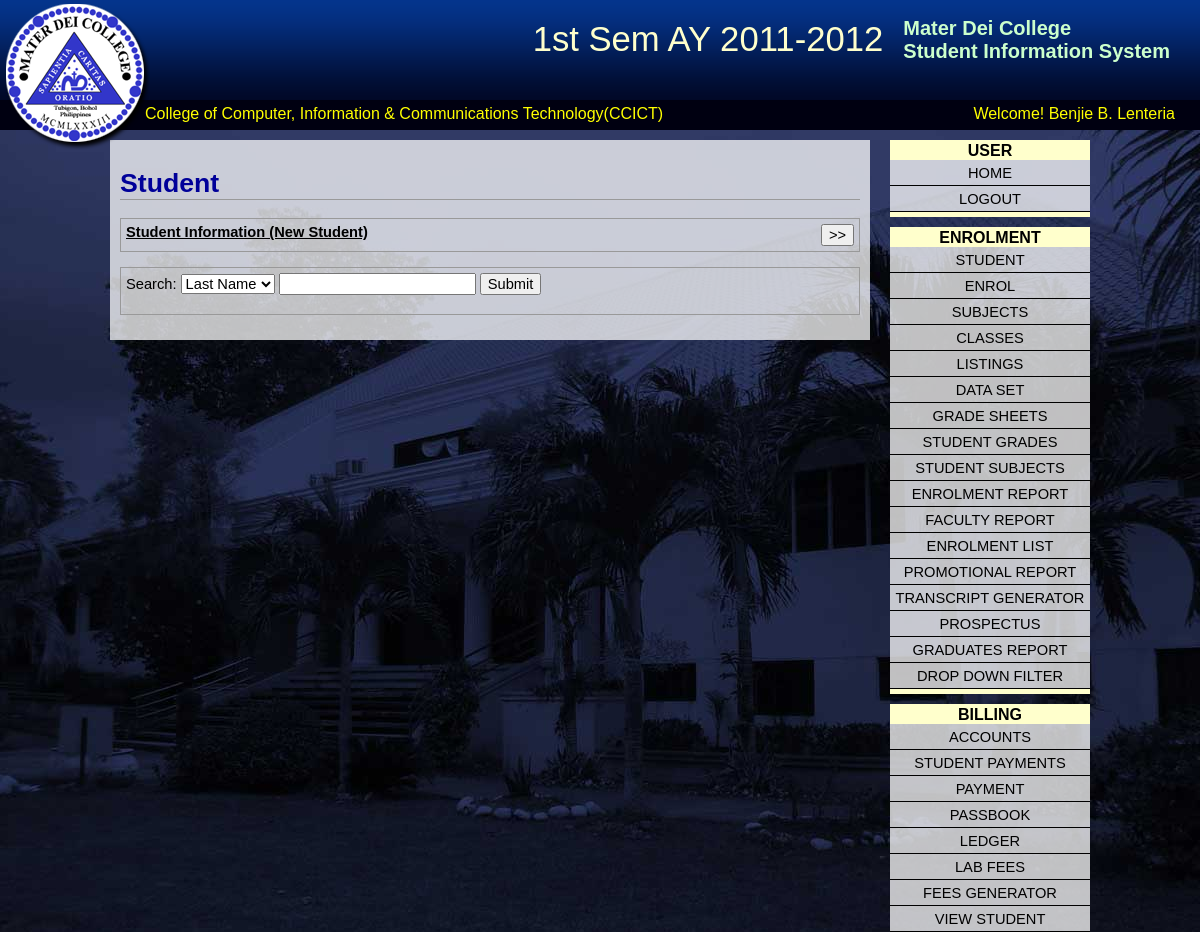
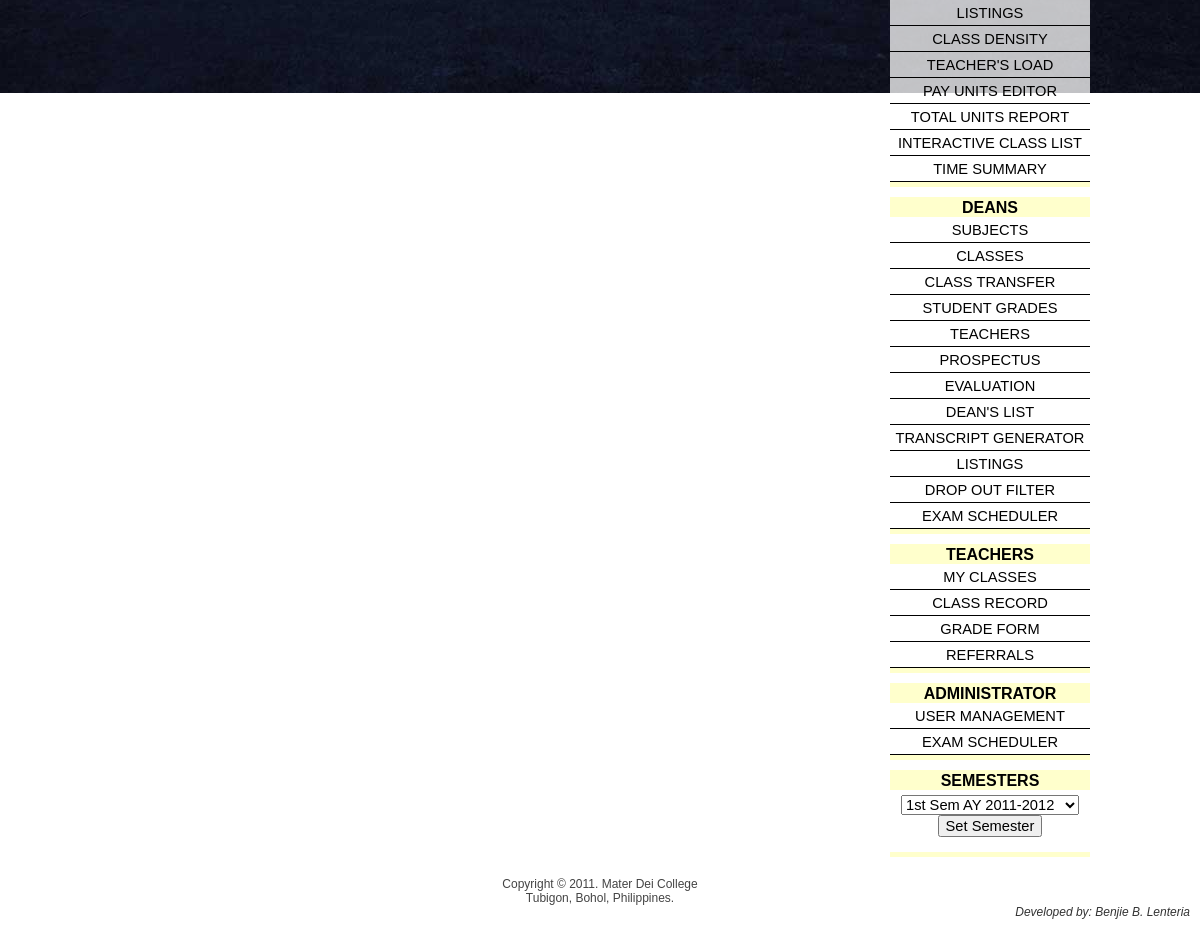
The app's page /index.php?page=student (signed in) with its own data (2 pictures, top to bottom).
### tables this page shows
CREATE TABLE IF NOT EXISTS `sems` (
  `sem_code` int(4) unsigned zerofill NOT NULL AUTO_INCREMENT,
  `sem` varchar(20) NOT NULL,
  `sem_num` int(1) unsigned NOT NULL,
  PRIMARY KEY (`sem_code`)
);

CREATE TABLE IF NOT EXISTS `colleges` (
  `clg_no` int(2) unsigned zerofill NOT NULL AUTO_INCREMENT,
  `college` varchar(60) NOT NULL,
  `acrnm` varchar(7) NOT NULL,
  `dean` varchar(45) DEFAULT NULL,
  PRIMARY KEY (`clg_no`)
);

CREATE TABLE IF NOT EXISTS `modassgn` (
  `user` varchar(15) NOT NULL,
  `modlno` int(2) unsigned NOT NULL,
  PRIMARY KEY (`user`,`modlno`),
  KEY `FK_modassgn_2` (`modlno`)
);

### widgets/semesters_widget.php (the view, shortened to what this page needs)
<?php
$sems = mysql_query("SELECT * FROM sems ORDER BY sem_code DESC");
echo "<div class='widget'>\n";
echo "<div class='widget_head'>Semesters</div>\n";
echo "<form method='post' action=''>\n";
echo "<center>";
echo "<select name='sem_code' style='margin-top: 5px;'>\n";
while($semrow=mysql_fetch_assoc($sems)){
	echo "<option value='{$semrow['sem_code']}'>{$semrow['sem']}</option>\n";
}
echo "</select>\n";
echo "<input type='submit' name='submit_set_semester' value='Set Semester'>\n</form>";
echo "</div>";
?>

### index.php (shortened to what this page needs)
<?php
	function getSemester($sem_code){
		$sem=mysql_query("SELECT sem FROM sems WHERE sem_code=$sem_code");
		$semr=mysql_fetch_row($sem);
		echo $semr[0];
	}
?>
<html>
<head><title>Student Information System</title>
<link href="css/main.css" rel="stylesheet" type="text/css">
</head>
<body>
<div id="heading">
	<div id="logo"></div>
    <div id="title">
    	<h2>Mater Dei College <br/ >Student Information System</h2>
    </div>
	<div id="sem">
		<?php if(isset($_SESSION['sem_code'])) getSemester($_SESSION['sem_code']);?>
	</div>
</div>
<div id="strip">
    <div id="college">
	<?php
	if(isset($_SESSION['clg_no'])){
		$cg = mysql_query("SELECT college, acrnm FROM colleges WHERE clg_no={$_SESSION['clg_no']}");
		$cgr=mysql_fetch_assoc($cg);
		echo $cgr['college'] . "(" . $cgr['acrnm'] . ")";
	}
	?>
    </div>
	<div id="user">
	<?php
	if(isset($_SESSION['fullname'])){
		echo "Welcome! " . $_SESSION['fullname'];
	}
	?>
	</div>
</div>
<div id="wrapper">
   	<?php
		if(isset($_GET['page'])){
			echo "<div id='widget_area'>";
			include("widgets/user_widget.php");
			$md = mysql_query("SELECT * FROM modules NATURAL JOIN modassgn WHERE user='{$_SESSION['user']}'");
			while($mdr=mysql_fetch_assoc($md)){
				if(file_exists("widgets/" . $mdr['module'] . "_widget.php"))
					include("widgets/" . $mdr['module'] . "_widget.php");
			}
			include("widgets/semesters_widget.php");
			echo "</div>";
			echo "<div id='container'>";
			if(isset($_SESSION[$_GET['page']])){
				if(file_exists("pages/" . $_GET['page'] . ".php"))
				include("pages/" . $_GET['page'] . ".php");
				echo "</div>";
			}
		}else{
			include("pages/login.php");
		}
	?>
</div>
<div id="footer1">
	Copyright &copy; 2011. Mater Dei College<br/ >
    Tubigon, Bohol, Philippines.<br/>
    <span style="float: right; color: #333; font-size: 9pt; margin-right: 10px;font-style: oblique">Developed by: Benjie B. Lenteria</span>
</div>
</body>
</html>

### widgets/enrolment_widget.php
<div class="widget">
	<div class="widget_head">
	enrolment
	</div>
    <a href="index.php?page=student">Student</a>
    <a href="index.php?page=enrol">Enrol</a>
    <a href="index.php?page=subjects&pagenum=1">Subjects</a>
	<a href="index.php?page=classes">Classes</a>
    <a href="index.php?page=listings">Listings</a>
    <a href="index.php?page=datasets">Data Set</a>
    <a href="index.php?page=gradesheets">Grade Sheets</a>
    <a href="index.php?page=student_grades">Student Grades</a>
    <a href="index.php?page=student_subjects_selector">Student Subjects</a>
    <a href="index.php?page=enrolment_report">Enrolment Report</a>
    <a href="index.php?page=faculty_report">Faculty Report</a>
    <a href="index.php?page=enrolist">Enrolment List</a>
    <a href="index.php?page=promo_rep">Promotional Report</a>
    <a href="index.php?page=transcript">Transcript Generator</a>
    <a href="index.php?page=prospectus">Prospectus</a>
    <a href="index.php?page=graduates_report">Graduates Report</a>
    <a href="index.php?page=drop_out_filter">Drop Down Filter</a>
</div>

### widgets/billing_widget.php
<div class="widget">
    <div class="widget_head">Billing</div>
    <a href="index.php?page=accounts">Accounts</a>
    <a href="index.php?page=stud_payments">Student Payments</a>
    <a href="index.php?page=payments">Payment</a>
    <a href="index.php?page=passbook">Passbook</a>
    <a href="index.php?page=ledger">Ledger</a>
    <a href="index.php?page=lab_fees">Lab Fees</a>
    <a href="index.php?page=fees_gen">Fees Generator</a>
    <a href="index.php?page=view_student">View Student</a>
    <a href="index.php?page=listings">Listings</a>
    <a href="index.php?page=class_density">Class Density</a>
    <a href="index.php?page=teachers_load_finance">Teacher's Load</a>
    <a href="index.php?page=payunits">Pay Units Editor</a>
    <a href="index.php?page=units_report">Total Units Report</a>
    <a href="index.php?page=icl">Interactive Class List</a>
    <a href="index.php?page=times">Time Summary</a>
</div>

### widgets/deans_widget.php
<div class="widget">
	<div class="widget_head">Deans</div>
	<a href="index.php?page=subjects&pagenum=1">Subjects</a>
	<a href="index.php?page=classes">Classes</a>
	<a href="index.php?page=class_transfer">Class Transfer</a>
	<a href="index.php?page=student_grades">Student Grades</a>
	<a href="index.php?page=teachers">Teachers</a>
	<a href="index.php?page=prospectus">Prospectus</a>
	<a href="index.php?page=evaluation">Evaluation</a>
	<a href="index.php?page=deans_list">Dean's List</a>
	<a href="index.php?page=transcript">Transcript Generator</a>
	<a href="index.php?page=listings">Listings</a>
	<a href="index.php?page=drop_out_filter">Drop Out Filter</a>
	<a href="index.php?page=exam_sched">Exam Scheduler</a>
</div>

### widgets/teachers_widget.php
<div class="widget">
	<div class="widget_head">
	teachers
	</div>
    <a href="index.php?page=teacher_classes">My Classes</a>
    <a href="index.php?page=teacher_class_record">Class Record</a>
    <a href="index.php?page=grade_form">Grade Form</a>
    <a href="index.php?page=referrals">Referrals</a>
</div>

### widgets/administrator_widget.php
<div class="widget">
    <div class="widget_head">Administrator</div>
    <a href="index.php?page=users">User Management</a>
    <a href="index.php?page=exam_sched">Exam Scheduler</a>
</div>

### css/main.css (style rules this page uses)
* { font-family: Arial, Helvetica, sans-serif; color: #000; font-size: 11pt; }
a { color: #006; }
body { background: url(../images/background.jpg) no-repeat top left fixed; margin: 0; }
#college { float: left; margin-left: 140px; }
#college, #user { color: yellow; font-size: 12pt; padding: 5px; }
#container { width: 740px; background: url(../images/white_transparent.png); padding: 10px; display:block; margin-top: 10px; float: left; }
#footer1 { width: 100%; float: left; clear: both; background: #fff; height: 50px; font-size: 9pt; color: #444; text-align: center; padding-top: 10px; margin-top: 10px; }
#heading { width: 100%; height: 100px; background: url(../images/heading_background.png); }
#logo { height: 150px; width: 150px; position: absolute; top:0px; left:0px; background-image: url(../images/logo.png); }
#sem { float: right; font-size: 26pt; color: #ffc; margin-top: 20px; margin-right: 20px; }
#strip { width:100%; height: 30px; background: #001; margin: 0px; }
#title { float: right; height: 100px; }
#title h2 { font-size: 15pt; color: #CFC; float:right; margin-right: 30px; }
#user { float: right; margin-right: 20px; }
.widget { border-top: 10px solid #FFC; border-bottom: 5px solid #ffc; width: 200px; margin-top: 10px; background-image: url(../images/white_transparent.png); }
.widget a { display: block; clear: both; height: 20px; text-decoration: none; text-align:center; border-bottom: 1px solid black; padding-top: 5px; text-transform: uppercase; color: #000; }
.widget_head { background: #FFC; font-weight: bold; font-size: 12pt; padding-bottom: 0px; margin-top: -8px; text-align: center; text-transform: uppercase; }
#widget_area { width: 200px; float: right; }
#wrapper { width: 980px; margin-left: auto; margin-right: auto; margin-top: 0px; min-height: 500px; }

### records on screen
sems: sem "1st Sem AY 2011-2012"
colleges: college "College of Computer, Information & Communications Technology", acrnm "CCICT"

### other values on screen
$_SESSION['fullname'] "Benjie B. Lenteria"
form field sem_code "1st Sem AY 2011-2012"
